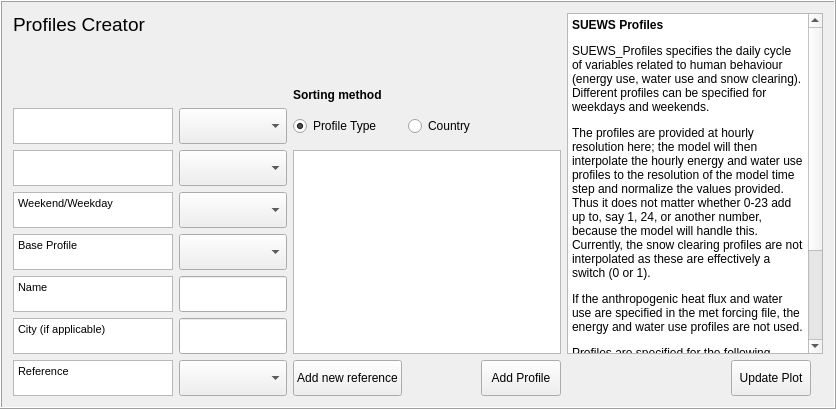
    <widget class="QFrame" name="frame1">
     <property name="enabled">
      <bool>true</bool>
     </property>
     <property name="sizePolicy">
      <sizepolicy hsizetype="Preferred" vsizetype="Preferred">
       <horstretch>0</horstretch>
       <verstretch>0</verstretch>
      </sizepolicy>
     </property>
     <property name="maximumSize">
      <size>
       <width>16777215</width>
       <height>16777215</height>
      </size>
     </property>
     <property name="frameShape">
      <enum>QFrame::Box</enum>
     </property>
     <property name="frameShadow">
      <enum>QFrame::Raised</enum>
     </property>
     <layout class="QGridLayout" name="gridLayout_3">
      <item row="5" column="0">
       <widget class="QTextBrowser" name="textBrowserDay">
        <property name="sizePolicy">
         <sizepolicy hsizetype="Preferred" vsizetype="Preferred">
          <horstretch>0</horstretch>
          <verstretch>0</verstretch>
         </sizepolicy>
        </property>
        <property name="maximumSize">
         <size>
          <width>160</width>
          <height>36</height>
         </size>
        </property>
        <property name="html">
         <string>&lt;!DOCTYPE HTML PUBLIC &quot;-//W3C//DTD HTML 4.0//EN&quot; &quot;http://www.w3.org/TR/REC-html40/strict.dtd&quot;&gt;
&lt;html&gt;&lt;head&gt;&lt;meta name=&quot;qrichtext&quot; content=&quot;1&quot; /&gt;&lt;style type=&quot;text/css&quot;&gt;
p, li { white-space: pre-wrap; }
&lt;/style&gt;&lt;/head&gt;&lt;body style=&quot; font-family:'MS Shell Dlg 2'; font-size:8.25pt; font-weight:400; font-style:normal;&quot;&gt;
&lt;p style=&quot; margin-top:0px; margin-bottom:0px; margin-left:0px; margin-right:0px; -qt-block-indent:0; text-indent:0px;&quot;&gt;&lt;span style=&quot; font-size:8pt;&quot;&gt;Weekend/Weekday&lt;/span&gt;&lt;/p&gt;&lt;/body&gt;&lt;/html&gt;</string>
        </property>
       </widget>
      </item>
      <item row="4" column="2" rowspan="5" colspan="3">
       <widget class="QTextBrowser" name="textBrowserRef">
        <property name="sizePolicy">
         <sizepolicy hsizetype="Preferred" vsizetype="Expanding">
          <horstretch>0</horstretch>
          <verstretch>0</verstretch>
         </sizepolicy>
        </property>
        <property name="maximumSize">
         <size>
          <width>500</width>
          <height>16777215</height>
         </size>
        </property>
        <property name="html">
         <string>&lt;!DOCTYPE HTML PUBLIC &quot;-//W3C//DTD HTML 4.0//EN&quot; &quot;http://www.w3.org/TR/REC-html40/strict.dtd&quot;&gt;
&lt;html&gt;&lt;head&gt;&lt;meta name=&quot;qrichtext&quot; content=&quot;1&quot; /&gt;&lt;style type=&quot;text/css&quot;&gt;
p, li { white-space: pre-wrap; }
&lt;/style&gt;&lt;/head&gt;&lt;body style=&quot; font-family:'MS Shell Dlg 2'; font-size:8.25pt; font-weight:400; font-style:normal;&quot;&gt;
&lt;p style=&quot;-qt-paragraph-type:empty; margin-top:0px; margin-bottom:0px; margin-left:0px; margin-right:0px; -qt-block-indent:0; text-indent:0px; font-size:7.8pt;&quot;&gt;&lt;br /&gt;&lt;/p&gt;&lt;/body&gt;&lt;/html&gt;</string>
        </property>
       </widget>
      </item>
      <item row="0" column="5" rowspan="9" colspan="4">
       <widget class="QTextBrowser" name="textBrowserRef_2">
        <property name="sizePolicy">
         <sizepolicy hsizetype="Preferred" vsizetype="Expanding">
          <horstretch>0</horstretch>
          <verstretch>0</verstretch>
         </sizepolicy>
        </property>
        <property name="minimumSize">
         <size>
          <width>0</width>
          <height>0</height>
         </size>
        </property>
        <property name="maximumSize">
         <size>
          <width>600</width>
          <height>16777215</height>
         </size>
        </property>
        <property name="html">
         <string>&lt;!DOCTYPE HTML PUBLIC &quot;-//W3C//DTD HTML 4.0//EN&quot; &quot;http://www.w3.org/TR/REC-html40/strict.dtd&quot;&gt;
&lt;html&gt;&lt;head&gt;&lt;meta name=&quot;qrichtext&quot; content=&quot;1&quot; /&gt;&lt;style type=&quot;text/css&quot;&gt;
p, li { white-space: pre-wrap; }
&lt;/style&gt;&lt;/head&gt;&lt;body style=&quot; font-family:'MS Shell Dlg 2'; font-size:8.25pt; font-weight:400; font-style:normal;&quot;&gt;
&lt;p style=&quot; margin-top:12px; margin-bottom:12px; margin-left:0px; margin-right:0px; -qt-block-indent:0; text-indent:0px;&quot;&gt;&lt;span style=&quot; font-size:9pt; font-weight:600;&quot;&gt;SUEWS Profiles&lt;/span&gt;&lt;/p&gt;
&lt;p style=&quot; margin-top:12px; margin-bottom:12px; margin-left:0px; margin-right:0px; -qt-block-indent:0; text-indent:0px;&quot;&gt;&lt;span style=&quot; font-size:9pt;&quot;&gt;SUEWS_Profiles specifies the daily cycle of variables related to human behaviour (energy use, water use and snow clearing). Different profiles can be specified for weekdays and weekends. &lt;/span&gt;&lt;/p&gt;
&lt;p style=&quot; margin-top:12px; margin-bottom:12px; margin-left:0px; margin-right:0px; -qt-block-indent:0; text-indent:0px;&quot;&gt;&lt;span style=&quot; font-size:9pt;&quot;&gt;The profiles are provided at hourly resolution here; the model will then interpolate the hourly energy and water use profiles to the resolution of the model time step and normalize the values provided. Thus it does not matter whether 0-23 add up to, say 1, 24, or another number, because the model will handle this. Currently, the snow clearing profiles are not interpolated as these are effectively a switch (0 or 1).&lt;/span&gt;&lt;/p&gt;
&lt;p style=&quot; margin-top:12px; margin-bottom:12px; margin-left:0px; margin-right:0px; -qt-block-indent:0; text-indent:0px;&quot;&gt;&lt;span style=&quot; font-size:9pt;&quot;&gt;If the anthropogenic heat flux and water use are specified in the met forcing file, the energy and water use profiles are not used.&lt;/span&gt;&lt;/p&gt;
&lt;p style=&quot; margin-top:12px; margin-bottom:12px; margin-left:0px; margin-right:0px; -qt-block-indent:0; text-indent:0px;&quot;&gt;&lt;span style=&quot; font-size:9pt;&quot;&gt;Profiles are specified for the following&lt;/span&gt;&lt;/p&gt;
&lt;ul style=&quot;margin-top: 0px; margin-bottom: 0px; margin-left: 0px; margin-right: 0px; -qt-list-indent: 1;&quot;&gt;&lt;li style=&quot; font-size:9pt;&quot; style=&quot; margin-top:12px; margin-bottom:0px; margin-left:0px; margin-right:0px; -qt-block-indent:0; text-indent:0px;&quot;&gt;Anthropogenic heat flux (weekday and weekend)&lt;/li&gt;
&lt;li style=&quot; font-size:9pt;&quot; style=&quot; margin-top:0px; margin-bottom:0px; margin-left:0px; margin-right:0px; -qt-block-indent:0; text-indent:0px;&quot;&gt;Water use (weekday and weekend; manual and automatic irrigation)&lt;/li&gt;
&lt;li style=&quot; font-size:9pt;&quot; style=&quot; margin-top:0px; margin-bottom:0px; margin-left:0px; margin-right:0px; -qt-block-indent:0; text-indent:0px;&quot;&gt;Snow removal (weekday and weekend)&lt;/li&gt;
&lt;li style=&quot; font-size:9pt;&quot; style=&quot; margin-top:0px; margin-bottom:12px; margin-left:0px; margin-right:0px; -qt-block-indent:0; text-indent:0px;&quot;&gt;Human activity (weekday and weekend).&lt;/li&gt;&lt;/ul&gt;&lt;/body&gt;&lt;/html&gt;</string>
        </property>
       </widget>
      </item>
      <item row="3" column="2">
       <widget class="QRadioButton" name="radioButtonProfile">
        <property name="text">
         <string>Profile Type</string>
        </property>
        <property name="checked">
         <bool>true</bool>
        </property>
        <attribute name="buttonGroup">
         <string notr="true">buttonGroup</string>
        </attribute>
       </widget>
      </item>
      <item row="8" column="0">
       <widget class="QTextBrowser" name="textBrowserCity">
        <property name="sizePolicy">
         <sizepolicy hsizetype="Preferred" vsizetype="Preferred">
          <horstretch>0</horstretch>
          <verstretch>0</verstretch>
         </sizepolicy>
        </property>
        <property name="maximumSize">
         <size>
          <width>160</width>
          <height>36</height>
         </size>
        </property>
        <property name="html">
         <string>&lt;!DOCTYPE HTML PUBLIC &quot;-//W3C//DTD HTML 4.0//EN&quot; &quot;http://www.w3.org/TR/REC-html40/strict.dtd&quot;&gt;
&lt;html&gt;&lt;head&gt;&lt;meta name=&quot;qrichtext&quot; content=&quot;1&quot; /&gt;&lt;style type=&quot;text/css&quot;&gt;
p, li { white-space: pre-wrap; }
&lt;/style&gt;&lt;/head&gt;&lt;body style=&quot; font-family:'MS Shell Dlg 2'; font-size:8.25pt; font-weight:400; font-style:normal;&quot;&gt;
&lt;p style=&quot; margin-top:0px; margin-bottom:0px; margin-left:0px; margin-right:0px; -qt-block-indent:0; text-indent:0px;&quot;&gt;&lt;span style=&quot; font-size:8pt;&quot;&gt;City (if applicable)&lt;/span&gt;&lt;/p&gt;&lt;/body&gt;&lt;/html&gt;</string>
        </property>
       </widget>
      </item>
      <item row="7" column="0">
       <widget class="QTextBrowser" name="textBrowserDesc">
        <property name="sizePolicy">
         <sizepolicy hsizetype="Preferred" vsizetype="Preferred">
          <horstretch>0</horstretch>
          <verstretch>0</verstretch>
         </sizepolicy>
        </property>
        <property name="maximumSize">
         <size>
          <width>160</width>
          <height>36</height>
         </size>
        </property>
        <property name="html">
         <string>&lt;!DOCTYPE HTML PUBLIC &quot;-//W3C//DTD HTML 4.0//EN&quot; &quot;http://www.w3.org/TR/REC-html40/strict.dtd&quot;&gt;
&lt;html&gt;&lt;head&gt;&lt;meta name=&quot;qrichtext&quot; content=&quot;1&quot; /&gt;&lt;style type=&quot;text/css&quot;&gt;
p, li { white-space: pre-wrap; }
&lt;/style&gt;&lt;/head&gt;&lt;body style=&quot; font-family:'MS Shell Dlg 2'; font-size:8.25pt; font-weight:400; font-style:normal;&quot;&gt;
&lt;p style=&quot; margin-top:0px; margin-bottom:0px; margin-left:0px; margin-right:0px; -qt-block-indent:0; text-indent:0px;&quot;&gt;&lt;span style=&quot; font-size:8pt;&quot;&gt;Name&lt;/span&gt;&lt;/p&gt;&lt;/body&gt;&lt;/html&gt;</string>
        </property>
       </widget>
      </item>
      <item row="9" column="2">
       <widget class="QPushButton" name="pushButtonToRefManager">
        <property name="enabled">
         <bool>true</bool>
        </property>
        <property name="sizePolicy">
         <sizepolicy hsizetype="Preferred" vsizetype="Expanding">
          <horstretch>0</horstretch>
          <verstretch>0</verstretch>
         </sizepolicy>
        </property>
        <property name="maximumSize">
         <size>
          <width>160</width>
          <height>36</height>
         </size>
        </property>
        <property name="text">
         <string>Add new reference</string>
        </property>
       </widget>
      </item>
      <item row="3" column="0">
       <widget class="QTextBrowser" name="textBrowserMain">
        <property name="sizePolicy">
         <sizepolicy hsizetype="Preferred" vsizetype="Preferred">
          <horstretch>0</horstretch>
          <verstretch>0</verstretch>
         </sizepolicy>
        </property>
        <property name="maximumSize">
         <size>
          <width>160</width>
          <height>36</height>
         </size>
        </property>
        <property name="html">
         <string>&lt;!DOCTYPE HTML PUBLIC &quot;-//W3C//DTD HTML 4.0//EN&quot; &quot;http://www.w3.org/TR/REC-html40/strict.dtd&quot;&gt;
&lt;html&gt;&lt;head&gt;&lt;meta name=&quot;qrichtext&quot; content=&quot;1&quot; /&gt;&lt;style type=&quot;text/css&quot;&gt;
p, li { white-space: pre-wrap; }
&lt;/style&gt;&lt;/head&gt;&lt;body style=&quot; font-family:'MS Shell Dlg 2'; font-size:8.25pt; font-weight:400; font-style:normal;&quot;&gt;
&lt;p style=&quot;-qt-paragraph-type:empty; margin-top:0px; margin-bottom:0px; margin-left:0px; margin-right:0px; -qt-block-indent:0; text-indent:0px;&quot;&gt;&lt;br /&gt;&lt;/p&gt;&lt;/body&gt;&lt;/html&gt;</string>
        </property>
       </widget>
      </item>
      <item row="9" column="3">
       <spacer name="horizontalSpacer">
        <property name="orientation">
         <enum>Qt::Horizontal</enum>
        </property>
        <property name="sizeHint" stdset="0">
         <size>
          <width>40</width>
          <height>20</height>
         </size>
        </property>
       </spacer>
      </item>
      <item row="9" column="0">
       <widget class="QTextBrowser" name="textBrowserOrig_2">
        <property name="sizePolicy">
         <sizepolicy hsizetype="Preferred" vsizetype="Preferred">
          <horstretch>0</horstretch>
          <verstretch>0</verstretch>
         </sizepolicy>
        </property>
        <property name="maximumSize">
         <size>
          <width>160</width>
          <height>36</height>
         </size>
        </property>
        <property name="html">
         <string>&lt;!DOCTYPE HTML PUBLIC &quot;-//W3C//DTD HTML 4.0//EN&quot; &quot;http://www.w3.org/TR/REC-html40/strict.dtd&quot;&gt;
&lt;html&gt;&lt;head&gt;&lt;meta name=&quot;qrichtext&quot; content=&quot;1&quot; /&gt;&lt;style type=&quot;text/css&quot;&gt;
p, li { white-space: pre-wrap; }
&lt;/style&gt;&lt;/head&gt;&lt;body style=&quot; font-family:'MS Shell Dlg 2'; font-size:8.25pt; font-weight:400; font-style:normal;&quot;&gt;
&lt;p style=&quot; margin-top:0px; margin-bottom:0px; margin-left:0px; margin-right:0px; -qt-block-indent:0; text-indent:0px;&quot;&gt;&lt;span style=&quot; font-size:8pt;&quot;&gt;Reference&lt;/span&gt;&lt;/p&gt;&lt;/body&gt;&lt;/html&gt;</string>
        </property>
       </widget>
      </item>
      <item row="0" column="0">
       <widget class="QLabel" name="label_46">
        <property name="maximumSize">
         <size>
          <width>16777215</width>
          <height>40</height>
         </size>
        </property>
        <property name="font">
         <font>
          <pointsize>14</pointsize>
         </font>
        </property>
        <property name="text">
         <string>&lt;!DOCTYPE HTML PUBLIC &quot;-//W3C//DTD HTML 4.0//EN&quot; &quot;http://www.w3.org/TR/REC-html40/strict.dtd&quot;&gt;
&lt;html&gt;&lt;head&gt;&lt;meta name=&quot;qrichtext&quot; content=&quot;1&quot; /&gt;&lt;style type=&quot;text/css&quot;&gt;
p, li { white-space: pre-wrap; }
&lt;/style&gt;&lt;/head&gt;&lt;body style=&quot; font-family:'MS Shell Dlg 2'; font-size:14pt; font-weight:400; font-style:normal;&quot;&gt;
&lt;p style=&quot; margin-top:0px; margin-bottom:0px; margin-left:0px; margin-right:0px; -qt-block-indent:0; text-indent:0px;&quot;&gt;Profiles Creator&lt;/p&gt;&lt;/body&gt;&lt;/html&gt;</string>
        </property>
       </widget>
      </item>
      <item row="8" column="1">
       <widget class="QgsFilterLineEdit" name="textEditCity">
        <property name="sizePolicy">
         <sizepolicy hsizetype="Expanding" vsizetype="Expanding">
          <horstretch>0</horstretch>
          <verstretch>0</verstretch>
         </sizepolicy>
        </property>
        <property name="maximumSize">
         <size>
          <width>300</width>
          <height>36</height>
         </size>
        </property>
        <property name="qgisRelation" stdset="0">
         <string notr="true"/>
        </property>
       </widget>
      </item>
      <item row="9" column="5">
       <spacer name="horizontalSpacer_2">
        <property name="orientation">
         <enum>Qt::Horizontal</enum>
        </property>
        <property name="sizeHint" stdset="0">
         <size>
          <width>40</width>
          <height>20</height>
         </size>
        </property>
       </spacer>
      </item>
      <item row="3" column="3">
       <widget class="QRadioButton" name="radioButtonCountry">
        <property name="text">
         <string>Country</string>
        </property>
        <attribute name="buttonGroup">
         <string notr="true">buttonGroup</string>
        </attribute>
       </widget>
      </item>
      <item row="5" column="1">
       <widget class="QComboBox" name="comboBoxDay">
        <property name="enabled">
         <bool>true</bool>
        </property>
        <property name="sizePolicy">
         <sizepolicy hsizetype="Expanding" vsizetype="Expanding">
          <horstretch>0</horstretch>
          <verstretch>0</verstretch>
         </sizepolicy>
        </property>
        <property name="maximumSize">
         <size>
          <width>300</width>
          <height>36</height>
         </size>
        </property>
        <property name="currentIndex">
         <number>-1</number>
        </property>
       </widget>
      </item>
      <item row="4" column="0">
       <widget class="QTextBrowser" name="textBrowserSub">
        <property name="sizePolicy">
         <sizepolicy hsizetype="Preferred" vsizetype="Preferred">
          <horstretch>0</horstretch>
          <verstretch>0</verstretch>
         </sizepolicy>
        </property>
        <property name="maximumSize">
         <size>
          <width>160</width>
          <height>36</height>
         </size>
        </property>
        <property name="html">
         <string>&lt;!DOCTYPE HTML PUBLIC &quot;-//W3C//DTD HTML 4.0//EN&quot; &quot;http://www.w3.org/TR/REC-html40/strict.dtd&quot;&gt;
&lt;html&gt;&lt;head&gt;&lt;meta name=&quot;qrichtext&quot; content=&quot;1&quot; /&gt;&lt;style type=&quot;text/css&quot;&gt;
p, li { white-space: pre-wrap; }
&lt;/style&gt;&lt;/head&gt;&lt;body style=&quot; font-family:'MS Shell Dlg 2'; font-size:8.25pt; font-weight:400; font-style:normal;&quot;&gt;
&lt;p style=&quot;-qt-paragraph-type:empty; margin-top:0px; margin-bottom:0px; margin-left:0px; margin-right:0px; -qt-block-indent:0; text-indent:0px;&quot;&gt;&lt;br /&gt;&lt;/p&gt;&lt;/body&gt;&lt;/html&gt;</string>
        </property>
       </widget>
      </item>
      <item row="7" column="1">
       <widget class="QgsFilterLineEdit" name="textEditName">
        <property name="sizePolicy">
         <sizepolicy hsizetype="Expanding" vsizetype="Expanding">
          <horstretch>0</horstretch>
          <verstretch>0</verstretch>
         </sizepolicy>
        </property>
        <property name="maximumSize">
         <size>
          <width>300</width>
          <height>36</height>
         </size>
        </property>
        <property name="inputMethodHints">
         <set>Qt::ImhNone</set>
        </property>
        <property name="qgisRelation" stdset="0">
         <string notr="true"/>
        </property>
       </widget>
      </item>
      <item row="3" column="1">
       <widget class="QComboBox" name="comboBoxMain">
        <property name="enabled">
         <bool>true</bool>
        </property>
        <property name="sizePolicy">
         <sizepolicy hsizetype="Expanding" vsizetype="Expanding">
          <horstretch>0</horstretch>
          <verstretch>0</verstretch>
         </sizepolicy>
        </property>
        <property name="maximumSize">
         <size>
          <width>300</width>
          <height>36</height>
         </size>
        </property>
        <property name="currentIndex">
         <number>-1</number>
        </property>
       </widget>
      </item>
      <item row="9" column="6">
       <widget class="QPushButton" name="pushButtonUpdatePlot">
        <property name="enabled">
         <bool>true</bool>
        </property>
        <property name="sizePolicy">
         <sizepolicy hsizetype="Preferred" vsizetype="Fixed">
          <horstretch>0</horstretch>
          <verstretch>0</verstretch>
         </sizepolicy>
        </property>
        <property name="maximumSize">
         <size>
          <width>16777215</width>
          <height>36</height>
         </size>
        </property>
        <property name="text">
         <string>Update Plot</string>
        </property>
       </widget>
      </item>
      <item row="1" column="0">
       <spacer name="verticalSpacer">
        <property name="orientation">
         <enum>Qt::Vertical</enum>
        </property>
        <property name="sizeHint" stdset="0">
         <size>
          <width>20</width>
          <height>40</height>
         </size>
        </property>
       </spacer>
      </item>
      <item row="9" column="4">
       <widget class="QPushButton" name="pushButtonGen">
        <property name="enabled">
         <bool>true</bool>
        </property>
        <property name="sizePolicy">
         <sizepolicy hsizetype="Preferred" vsizetype="Fixed">
          <horstretch>0</horstretch>
          <verstretch>0</verstretch>
         </sizepolicy>
        </property>
        <property name="maximumSize">
         <size>
          <width>16777215</width>
          <height>36</height>
         </size>
        </property>
        <property name="text">
         <string>Add Profile</string>
        </property>
       </widget>
      </item>
      <item row="6" column="0">
       <widget class="QTextBrowser" name="textBrowserBaseESTM">
        <property name="sizePolicy">
         <sizepolicy hsizetype="Preferred" vsizetype="Preferred">
          <horstretch>0</horstretch>
          <verstretch>0</verstretch>
         </sizepolicy>
        </property>
        <property name="maximumSize">
         <size>
          <width>160</width>
          <height>36</height>
         </size>
        </property>
        <property name="html">
         <string>&lt;!DOCTYPE HTML PUBLIC &quot;-//W3C//DTD HTML 4.0//EN&quot; &quot;http://www.w3.org/TR/REC-html40/strict.dtd&quot;&gt;
&lt;html&gt;&lt;head&gt;&lt;meta name=&quot;qrichtext&quot; content=&quot;1&quot; /&gt;&lt;style type=&quot;text/css&quot;&gt;
p, li { white-space: pre-wrap; }
&lt;/style&gt;&lt;/head&gt;&lt;body style=&quot; font-family:'MS Shell Dlg 2'; font-size:8.25pt; font-weight:400; font-style:normal;&quot;&gt;
&lt;p style=&quot; margin-top:0px; margin-bottom:0px; margin-left:0px; margin-right:0px; -qt-block-indent:0; text-indent:0px;&quot;&gt;&lt;span style=&quot; font-size:8pt;&quot;&gt;Base Profile&lt;/span&gt;&lt;/p&gt;&lt;/body&gt;&lt;/html&gt;</string>
        </property>
       </widget>
      </item>
      <item row="4" column="1">
       <widget class="QComboBox" name="comboBoxSub">
        <property name="enabled">
         <bool>true</bool>
        </property>
        <property name="sizePolicy">
         <sizepolicy hsizetype="Expanding" vsizetype="Expanding">
          <horstretch>0</horstretch>
          <verstretch>0</verstretch>
         </sizepolicy>
        </property>
        <property name="maximumSize">
         <size>
          <width>300</width>
          <height>36</height>
         </size>
        </property>
        <property name="currentIndex">
         <number>-1</number>
        </property>
       </widget>
      </item>
      <item row="9" column="1">
       <widget class="QComboBox" name="comboBoxRef">
        <property name="enabled">
         <bool>true</bool>
        </property>
        <property name="sizePolicy">
         <sizepolicy hsizetype="Expanding" vsizetype="Preferred">
          <horstretch>0</horstretch>
          <verstretch>0</verstretch>
         </sizepolicy>
        </property>
        <property name="minimumSize">
         <size>
          <width>0</width>
          <height>0</height>
         </size>
        </property>
        <property name="maximumSize">
         <size>
          <width>300</width>
          <height>36</height>
         </size>
        </property>
        <item>
         <property name="text">
          <string/>
         </property>
        </item>
       </widget>
      </item>
      <item row="6" column="1">
       <widget class="QComboBox" name="comboBoxBaseProfile">
        <property name="enabled">
         <bool>true</bool>
        </property>
        <property name="sizePolicy">
         <sizepolicy hsizetype="Expanding" vsizetype="Expanding">
          <horstretch>0</horstretch>
          <verstretch>0</verstretch>
         </sizepolicy>
        </property>
        <property name="maximumSize">
         <size>
          <width>300</width>
          <height>36</height>
         </size>
        </property>
        <property name="currentIndex">
         <number>-1</number>
        </property>
       </widget>
      </item>
      <item row="2" column="2">
       <widget class="QLabel" name="label">
        <property name="font">
         <font>
          <weight>75</weight>
          <bold>true</bold>
         </font>
        </property>
        <property name="text">
         <string>Sorting method</string>
        </property>
       </widget>
      </item>
     </layout>
    </widget>
